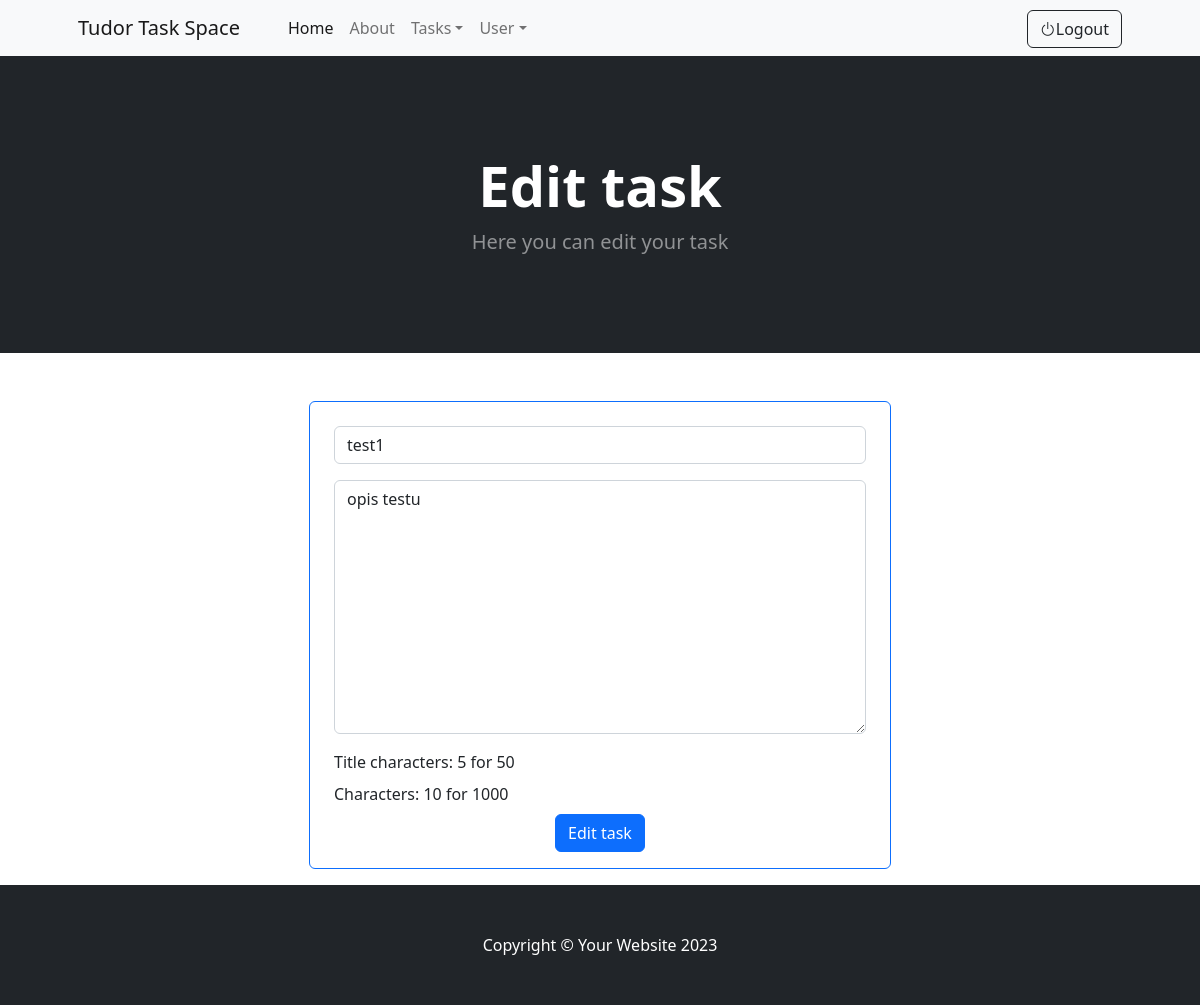
Screenshot of /edit_task/39 (signed in) with the database file from the repository.
### tudor/models.py (models this page shows, shortened)
class Task(models.Model):
    task_user = models.ForeignKey(AppUser, on_delete=models.CASCADE)
    title = models.CharField(max_length=50)
    description = models.TextField(max_length=1000)
    date = models.DateField(default=datetime.datetime.today)
    image = models.ImageField(upload_to='uploads/task/', blank=True)
    is_done = models.BooleanField(default=False)

### tudor/views.py (the view, shortened to what this page needs)
# urls.py: path('edit_task/<int:pk>', views.edit_task, name='edit_task'),
def edit_task(request, pk):
    if request.user.is_authenticated:
        try:
            task_model = Task._meta
            task_max_char = task_model.get_field('description').max_length
            title_max_char = task_model.get_field('title').max_length
            app_user = AppUser.objects.get(user=request.user)
            task = Task.objects.get(id=pk)
        except ObjectDoesNotExist:
            messages.success(request, ("An error has occurred, the task does not exist!"))
            return redirect('home')
        if request.user.id == task.task_user.id:
            form = TaskForm(request.POST or None, instance=task)
        return render(request, 'edit_task.html',
                      {
                          'form': form,
                          'task': task,
                          'task_max_char': task_max_char,
                          'title_max_char': title_max_char
                      })
    else:
        return redirect('login')

### tudor/templates/edit_task.html (shortened to what this page needs)
{% extends 'base.html' %}
{% block content %}
<header class="bg-dark py-5">
    <div class="container px-4 px-lg-5 my-5">
        <div class="text-center text-white">
            <h1 class="display-4 fw-bolder">Edit task</h1>
            <p class="lead fw-normal text-white-50 mb-0">Here you can edit your task</p>
        </div>
    </div>
</header>
<div class="container mt-5">
    <div class="col-md-6 offset-md-3">
      <div class="row">
        <div class="card border-primary mb-3 text-center" style="max-width: 60rem;">
          <div class="container">
                <br/>
                <form method="POST" name="task_form">
                  {{ form.as_p }}
                    <div class="text-start mb-2">
                      <label for="titleChar">Title characters: </label>
                      <span id="titleChar">{{ task.title|length }}</span>
                      for {{ title_max_char }}
                    </div>
                  <div class="text-start mb-2">
                      <label for="characters">Characters: </label>
                      <span id="characters">{{ task.description|length}}</span>
                      for {{ task_max_char }}
                  </div>
                  <button type="submit" class="btn btn-primary mb-3">Edit task</button>
                </form>
          </div>
        </div>
      </div>
    </div>
</div>
{% endblock %}

### rows the page displays
Task: title "test1", description "opis testu", title|length "5", description|length "10"

### other values shown
{{ title_max_char }} "50"
{{ task_max_char }} "1000"
